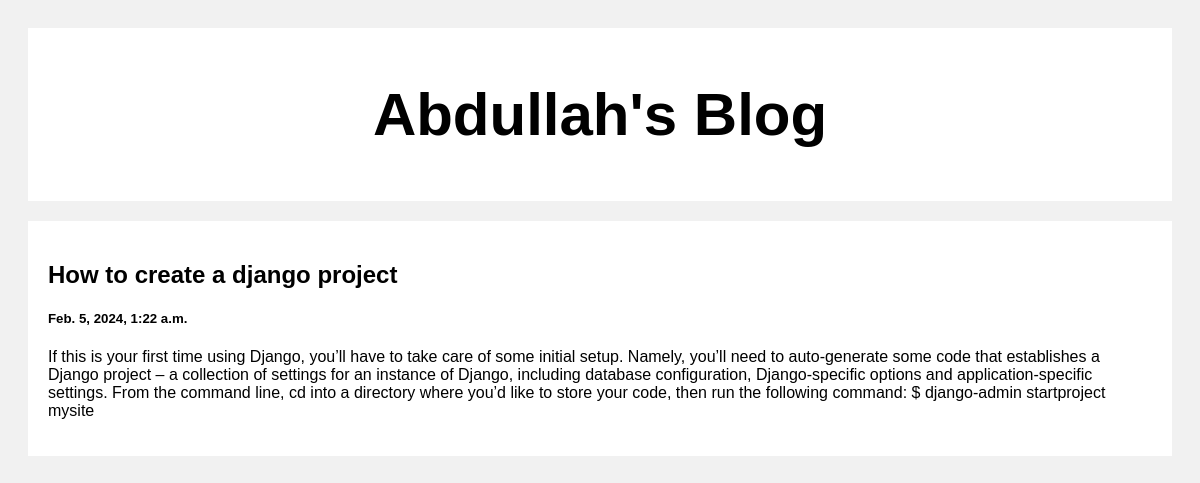
/post_fun/1, run on the app's committed database.
### blog_app/models.py (models this page shows)
class post(models.Model) :
    title = models.CharField(max_length = 150)
    body = models.CharField(max_length = 100000)
    created_at = models.DateTimeField(default = datetime.now, blank=True)

### blog_app/views.py (the view)
# urls.py: path('post_fun/<int:pk>', views.post_fun, name="post_fun")
def post_fun(request, pk) :
    posts = post.objects.get(id=pk)
    return render(request, 'post_fun.html', {'posts' : posts})

### template/post_fun.html (shortened to what this page needs)
<!DOCTYPE html>
<html>
<head>
</head>
<body>
<div class="header">
  <h2>Abdullah's Blog</h2>
</div>
<div class="row">
  <div class="leftcolumn">
    <div class="card">
        <h2>{{posts.title}}</h2>
        <h5>{{posts.created_at}}</h5>
        <p>{{posts.body}}</p>
    </div>
  </div>
</div>
</body>
</html>

### template/post_fun.html (style rules this page uses)
* { box-sizing: border-box; }
body { font-family: Arial; padding: 20px; background: #f1f1f1; }
.header { padding: 2px; font-size: 40px; text-align: center; background: white; }
.leftcolumn { float: left; width: 100%; }
.card { background-color: white; padding: 20px; margin-top: 20px; }
.row:after { content: ""; display: table; clear: both; }

### data on the page
post: title "How to create a django project", created_at "Feb. 5, 2024, 1:22 a.m.", body "If this is your first time using Django, you’ll have to take care of some initial setup. Namely, you’ll need to auto-generate some code that establishes a Django project – a collection of settings for an instance of Django, including database configuration, Django-specific options and application-specific settings. From the command line, cd into a directory where you’d like to store your code, then run the following command: $ django-admin startproject mysite"
